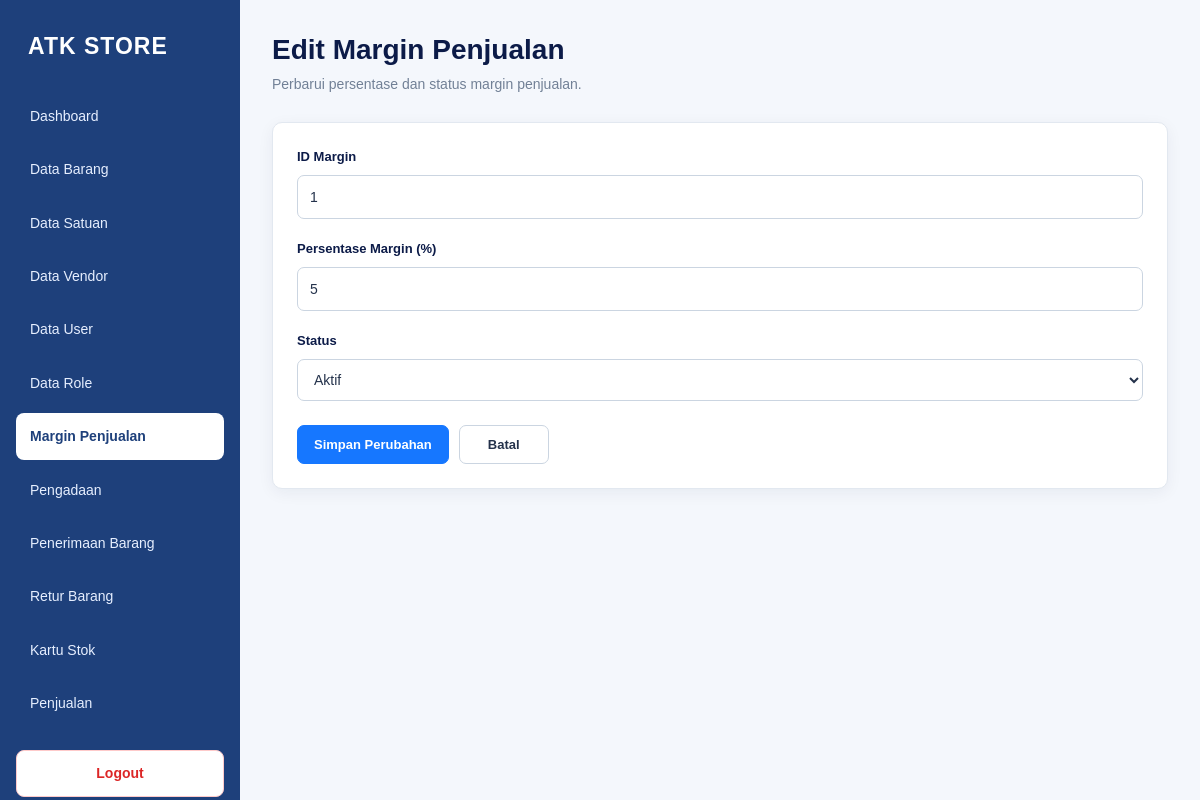
The app's page /edit_margin_penjualan.php?id=1 (signed in) with its own data.
### tables this page shows
CREATE TABLE `margin_penjualan` (
  `idmargin_penjualan` int(11) NOT NULL,
  `created_at` timestamp NULL DEFAULT NULL,
  `persen` double DEFAULT NULL,
  `status` tinyint(4) DEFAULT NULL,
  `iduser` int(11) DEFAULT NULL,
  `updated_at` timestamp NULL DEFAULT NULL
);

### edit_margin_penjualan.php (the view, shortened to what this page needs)
<?php
require 'config/database.php';
$id = filter_input(INPUT_GET, 'id', FILTER_VALIDATE_INT);
$stmt = $pdo->prepare(
    "SELECT idmargin_penjualan, persen, status
     FROM margin_penjualan
     WHERE idmargin_penjualan = :id"
);
$stmt->execute([':id' => $id]);
$margin = $stmt->fetch(PDO::FETCH_ASSOC);
?>
<!DOCTYPE html>
<html lang="id">
<head>
    <link rel="stylesheet" href="assets/style.css?v=100">
</head>
<body>
<?php require 'includes/sidebar.php'; ?>
<main class="main-content">
    <header class="page-header">
        <div>
            <h1>Edit Margin Penjualan</h1>
            <p>Perbarui persentase dan status margin penjualan.</p>
        </div>
    </header>
    <section class="card">
        <form method="POST"
              action="edit_margin_penjualan.php?id=<?= (int) $id ?>">
            <div class="form-group">
                <label for="idmargin">ID Margin</label>
                <input
                    type="text"
                    id="idmargin"
                    class="form-control"
                    value="<?= (int) $margin['idmargin_penjualan'] ?>"
                    readonly
                >
            </div>
            <div class="form-group">
                <label for="persen">Persentase Margin (%)</label>
                <input
                    type="number"
                    id="persen"
                    name="persen"
                    class="form-control"
                    min="0"
                    max="100"
                    step="0.01"
                    value="<?= htmlspecialchars(
                        (string) $margin['persen'],
                        ENT_QUOTES,
                        'UTF-8'
                    ) ?>"
                    required
                >
            </div>
            <div class="form-group">
                <label for="status">Status</label>
                <select
                    id="status"
                    name="status"
                    class="form-control"
                    required
                >
                    <option value="1"
                        <?= (string) $margin['status'] === '1' ? 'selected' : '' ?>>
                        Aktif
                    </option>
                </select>
            </div>
            <div class="form-actions">
                <button type="submit" class="btn btn-primary">
                    Simpan Perubahan
                </button>
                <a href="data_margin_penjualan.php"
                   class="btn btn-secondary">
                    Batal
                </a>
            </div>
        </form>
    </section>
</main>
</body>
</html>

### assets/style.css (style rules this page uses)
:root { --navy: #0c1b48; --sidebar: #1e407b; --sidebar-hover: #2f5fa5; --primary: #1677ff; --primary-hover: #0f5fd1; --background: #f4f7fc; --white: #ffffff; --text: #24324b; --muted: #718096; --border: #e2e8f0; --danger: #dc2626; --danger-hover: #b91c1c; --radius: 10px; --shadow: 0 4px 16px rgba(12, 27, 72, 0.06); }
* { box-sizing: border-box; }
html { min-height: 100%; }
body { margin: 0; font-family: Arial, Helvetica, sans-serif; font-size: 14px; line-height: 1.6; color: var(--text); background: var(--background); }
a { color: inherit; text-decoration: none; }
button, input, select, textarea { font: inherit; }
.main-content { min-height: 100vh; margin-left: 240px; padding: 32px; }
.page-header { display: flex; justify-content: space-between; align-items: center; gap: 20px; margin-bottom: 26px; }
.page-header h1 { margin: 0 0 5px; color: var(--navy); font-size: 28px; font-weight: 750; line-height: 1.3; }
.page-header p { margin: 0; color: var(--muted); font-size: 14px; }
.card { margin-bottom: 24px; padding: 24px; background: var(--white); border: 1px solid var(--border); border-radius: var(--radius); box-shadow: var(--shadow); }
.btn { display: inline-flex; justify-content: center; align-items: center; gap: 6px; padding: 9px 16px; border: 1px solid transparent; border-radius: 7px; cursor: pointer; font-size: 13px; font-weight: 700; line-height: 1.5; text-align: center; white-space: nowrap; transition: background 0.2s ease, border-color 0.2s ease; }
.btn-primary { color: var(--white); background: var(--primary); border-color: var(--primary); }
.btn-secondary { color: var(--text); background: var(--white); border-color: #cbd5e1; }
.form-group { display: flex; flex-direction: column; gap: 7px; margin-bottom: 20px; }
.form-group label { color: var(--navy); font-size: 13px; font-weight: 700; }
.form-control, input[type="text"], input[type="number"], input[type="password"], input[type="email"], input[type="date"], select, textarea { width: 100%; min-height: 42px; padding: 10px 12px; color: var(--text); background: var(--white); border: 1px solid #cbd5e1; border-radius: 7px; outline: none; }
.form-actions { display: flex; align-items: center; flex-wrap: wrap; gap: 10px; margin-top: 24px; }
.form-actions .btn { min-width: 90px; }

### records on screen
margin_penjualan: idmargin_penjualan "1", persen "5", status "Aktif"
